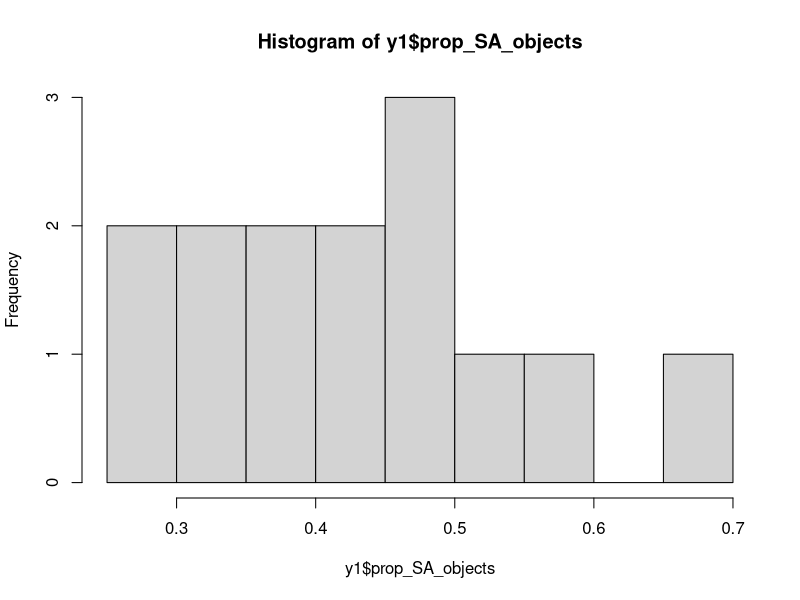
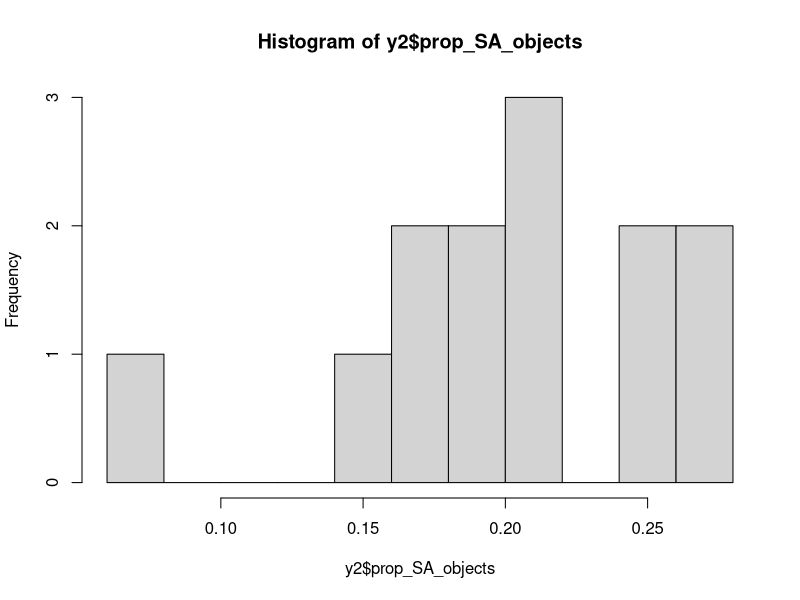
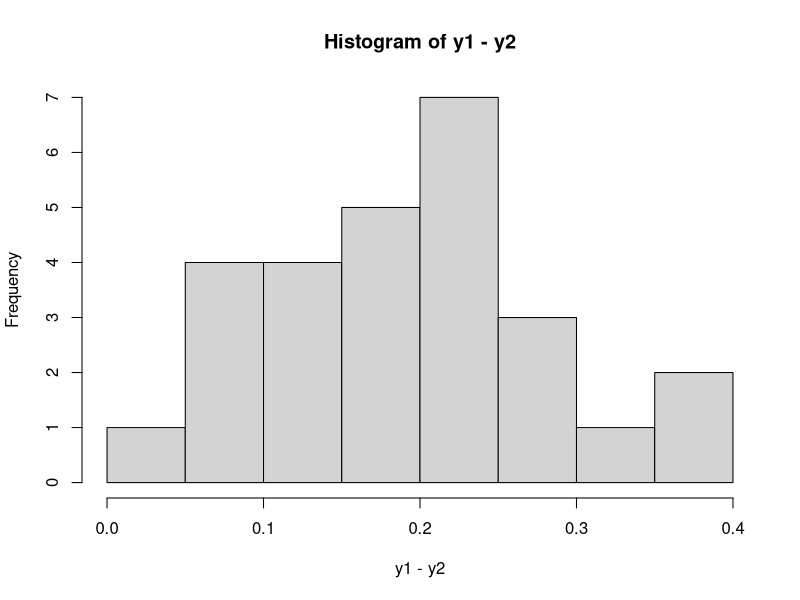
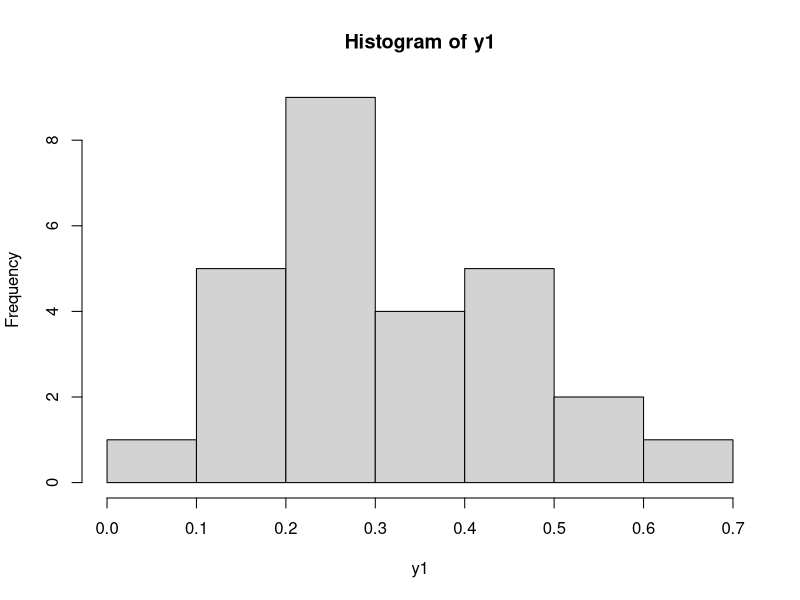
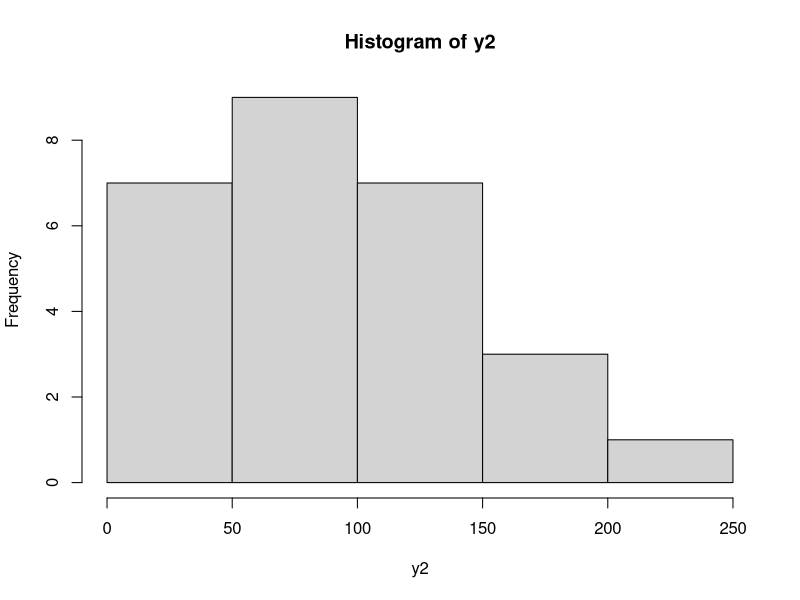
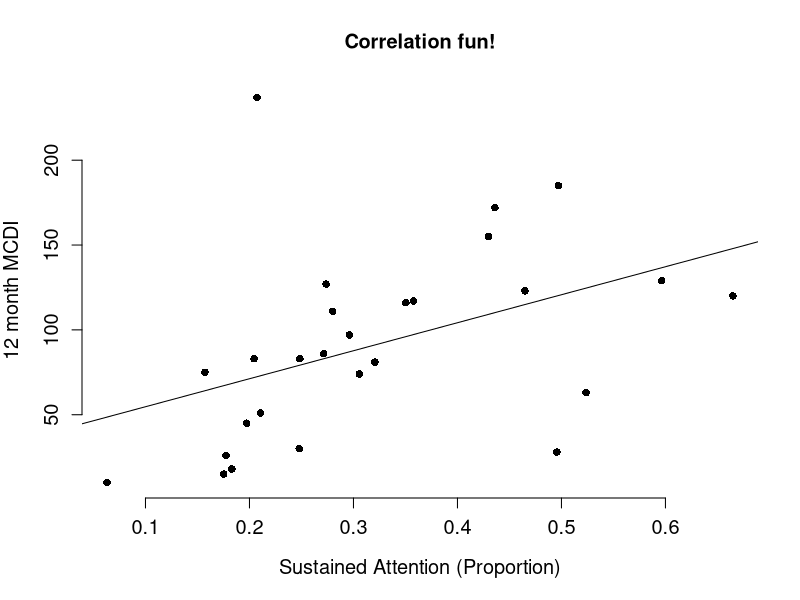

Generate these figures, in order, with R: (Note: this script raises an error after producing the figures.)
#SCRIPTS

library(car)

#Changes working directory to your desktop. Make sure to copy/paste the two data files to your desktop
setwd("~/Desktop")

#Read in the first file. This is fun!
dat=read.csv('data1_exp70_attentionANDmcdi.csv', header=T)

#Let's check out the first few rows of our dataset. 
#This is a good way to check that you (1) loaded in the correct file and (2) the column headers are correct. 
head(dat)

# Independent Samples t-test ----------------------------------------------

#Question: Does candy consumption impact the amount of sustained
#attention an infant produces? 

#Let's subset our data into 'high' and 'low' candy consumption
y1 <- dat[ which(dat$candy_consumption=='high'),]
y2 <- dat[ which(dat$candy_consumption=='low'),]

#Are both vars normally distributed?
shapiro.test(y1$prop_SA_objects)
shapiro.test(y2$prop_SA_objects)
hist(y1$prop_SA_objects,10)
hist(y2$prop_SA_objects,10)

t.test(y1$prop_SA_objects,y2$prop_SA_objects,paired=FALSE)#where y1 and y2 are numeric

#Wow! Give me some candy!

# Dependent Samples t-test ------------------------------------------------
  #ASSUMPTION

#Does infants spend more time looking at the target object or any other object when
#an object utterance is produced? 

#Question: 

#proporotion of 'prop_ceye_outofNaming_objects' (out of naming utternace spent looking at any object) v. 'prop_ceye_outofNaming_target'
#(out of naming spent looking at target )

y1 <- dat$prop_ceye_outofNaming_objects
y2 <- dat$prop_ceye_outofNaming_target

#Is the difference between y1 and y2 normally distributed?
shapiro.test(y1-y2)
hist(y1-y2)

t.test(y1,y2,paired=TRUE)#where y1 and y2 are numeric

#Yes!

# Correlation -------------------------------------------------------------
#TWO VARIABLES

#Is sustained attention correlated with MCDI? 

y1 <- dat$prop_SA_objects
y2 <- dat$MCDI_12mo_CompTotal

#Are both variables normally distributed?
shapiro.test(y1)
shapiro.test(y2)
hist(y1)
hist(y2)

#if so,
cor.test(y1,y2,method="pearson")

#if not normally distributed
#cor.test(y1,y2,method="spearman")

  #to get the scatterplot:
plot(y1,y2,
     xlab="Sustained Attention (Proportion)",
     ylab="12 month MCDI", 
     main="Correlation fun!",
     pch=16,
     cex.lab=1.2,cex.axis=1.2,
     bty="n")
  #add regression line to scatterplot if both vars are normally distributed  
model1=lm(y2~y1)
abline(model1)
  
# Linear Regression -------------------------------------------------------

#What are the contributions of other variables to the prediction of MCDI, 
#above and beyond sustained attention? 

#Proportion of sustained attention
x1 <- dat$prop_SA_objects

#Proportion of total object looking
x2 <- dat$prop_ceye_objects

#Proportion of total looking at target when object utterance is produced by parent
x3 <- dat$prop_ceye_outofNaming_target

#MCDI at 12 months
y <- dat$MCDI_12mo_CompTotal

#Let's construct a model! Woohoo!
model1=lm(y~x1+x2+x3)
  
#ASSUMPTIONS (model diagnostics):
outlierTest(model1)#test for outliers
ncvTest(model1)#test for equal variances. If p-value is less than 0.05, then not equal variances
qqPlot(model1)#visually inspect normality of residuals. 
hist(residuals(model1))#visually inspect normality of residuals
shapiro.test(residuals(model1))#test for normality of residuals. If p-value is less than 0.05, then non-normal residuals
plot(residuals(model1))#visually inspect if residuals are random. 
vif(model1)#in case of multiple x variables, is there multicollinarity? If VIF is above 5, indicates there may be multicollinearity

#Remedy to outlier. Let's fix this! Row 9 is causing outlier test to be significant. Let's take out. Yes!
dat.out=dat[-9, ]
x1.out <- dat.out$prop_SA_objects
x2.out <- dat.out$prop_ceye_objects
x3.out <- dat.out$prop_ceye_outofNaming_target
y.out <- dat.out$MCDI_12mo_CompTotal
model1.out=lm(y.out~x1.out+x2.out+x3.out)
summary(model1)
summary(model1.out)
outlierTest(model1.out)#test for outliers

#If all assumptions are met:
summary(model1)
anova(model1)

  
# Linear Mixed Effects Models ------------------------------------------------

# Clear workspace
rm(list = ls())

# Attach required libraries to run the analyses
library(lme4)
library(lmerTest)
library(lsmeans)

#Read in data. Data should be in long format: rows correspond to individual events within a subject.
#Columns correspond to the variables coded for each event, such as subject ID, condition, etc. 
lmer.dat=read.csv('data2_exp32_71_72_attentionANDpbehaviors.csv', header=T)

head(lmer.dat)

#Section 1: load data, organize data 

#Display names of variables in the data. In the sample data provided there are four variables:
#1.subID -- subject ID that generated each infant look. This is the first random factor. 
#2.duration_of_look -- duration of each infant look. This is the Dependent Variable in the analysis.
#3.object_attended -- category ID of the object attended to by the infant in each look. This is the second random factor
#4.overlapping_pbehaviors -- category of each infant look based on combination of overlapping parent behaviors. There are Five mutually exclusive categories (levels)
#5.prop_of_look_inSmiling -- is the proportion of time during a look that infant is smiling (fake data!)
names(lmer.dat)

#Display the minimum duration of infant looks (or all row) to make sure it is at least 0.5 
min(lmer.dat$duration)

#Treat overlapping_pbehaviors, or the independent variable, as a categorical factor with 5 levels instead of a continuous variable.
lmer.dat$overlapping_pbehaviors=as.factor(lmer.dat$overlapping_pbehaviors)


# Section 2: Model fit1 

#Fit Linear Mixed Model (fit1): 
#Dependent variable is natural logarithm of infant look duration to fit assumptions of normality
#Fixed effect is cat_clook, or the category of infant look based on parent behaviors
#Random effects are: intercepts for subjects and intercept for object_attended
fit1 <- lmer(log(duration_of_look) ~ overlapping_pbehaviors + (1|subID) + (1|object_attended), data = lmer.dat)

#Display output of the model including estimates for random effects and fixed effects. 
summary(fit1)

#Test significance of including fixed effects in the model 
anova(fit1)

#Plot estimated intercepts for the random effects specified: subID and object_attended
lattice::dotplot(ranef(fit1, condVar = TRUE))$subID
lattice::dotplot(ranef(fit1, condVar = TRUE))$object_attended

#Compute least squares means for the categories of infant looks obtained from the model
fit1.lsm <- lsmeans(fit1, ~ overlapping_pbehaviors)

#Display all pairwise comparisons between least squares means of the five categories
pairs(fit1.lsm)

#Plot estimated least squares means of the five categories with 95% confidence intervals around them
plot(lsmeans(fit1, ~overlapping_pbehaviors))

#Plot residuals from the model to look for normality and equal variance
qqnorm(residuals(fit1),main="")
plot(fit1)

# Section 3: Model fit2

#Fit Linear Mixed Model (fit2):
#Dependent variable is natural logarithm of infant look duration to fit assumptions of normality
#There is not a fixed effect specified
#Random effects are: intercepts for subjects and for object_attended
fit2 <- lmer(log(duration_of_look) ~ (1|subID) + (1|object_attended), data = lmer.dat)

#Display output from the model
summary(fit2)

#Compare fit1 and fit2 to test for additional value of fit1, which has overlapping_pbehaviors as a fixed effect
anova(fit1,fit2)


# Section 4: Model fit3 

#Fit Linear Mixed Model (fit 3) with random slopes for infants
#Dependent variable is natural logarithm of infant look duration to fit assumptions of normality
#Fixed effect is overlapping_pbehaviors, or the category of infant look based on parent behaviors
#Random effects are: intercepts for subjects and for object_attended, and slopes for subjects
#NOTE: the line below does not run with the sample data provided, which has only 2 subjects. With enough data, this command should run.
fit3 <- lmer(log(duration_of_look) ~ overlapping_pbehaviors + (1 + overlapping_pbehaviors|subID) +(1|object_attended), data = lmer.dat)

#Display output from the model
summary(fit3)

#Plot estimated slopes for different infants
lattice::dotplot(ranef(fit3, condVar = TRUE))$subID

#Compare fit 1 and fit3, to test for additional value of fit3, which adds random slopes for infants
anova(fit1,fit3)

# Section 5: Some assumptions

#packages
library(lme4)
library(lmerTest)
library(plyr)
library(lattice)
library(lsmeans)
library(car)
library(nlme)


#checking assumptions of linear mixed effects models
#normality of residuals
q1 = qqnorm(residuals(model1), main="M1- Normal Q-Q Plot")
hist(residuals(model1))
shapiro.test(residuals(model1))
plot(model1)

#homegeneity of variance
leveneTest(dv1,group =iv)

# normality of the random coefficients
randef = random.effects(model1) #$`(Intercept)`
rander_new=unlist(randef, recursive = TRUE, use.names = TRUE)
hist(rander_new, prob=TRUE, col="grey",xlab="Histogram of random effects")
#checking normality of the random coefficients
shapiro.test(rander_new)
